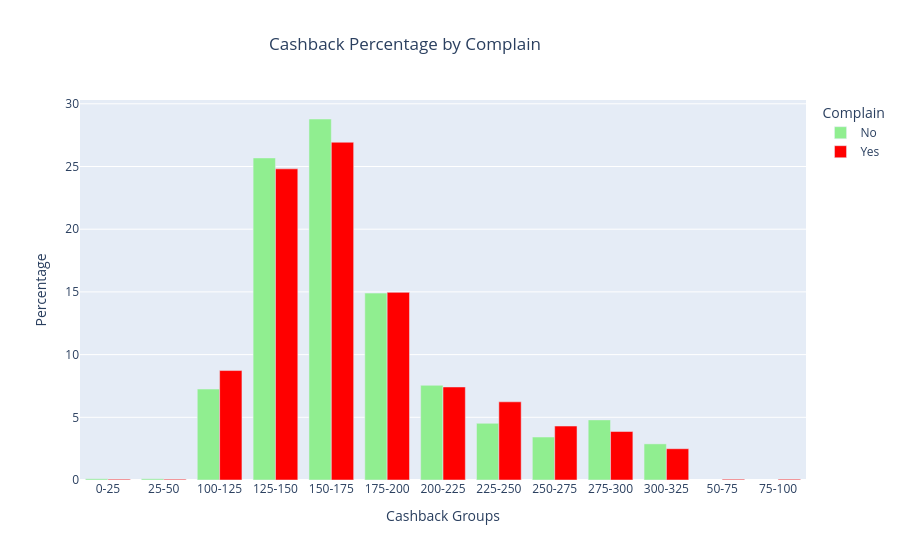

This figure's notebook cell:
### Code cell
# CashbackAmount vs Complain
cashback_by_complain['Complain'] = cashback_by_complain['Complain'].astype(bool)

fig = px.bar(
    cashback_by_complain,
    x='CashbackGroup',
    y='Percentage',
    color='Complain',
    barmode='group',
    color_discrete_map={False: 'lightgreen', True: 'red'},
    labels={
        'CashbackGroup': 'Cashback Group',
        'Percentage': 'Percentage',
        'Complain': 'Complain'
    },
    title='Cashback Percentage by Complain',
    hover_data={'CashbackGroup': True, 'Percentage': ':,.2f', 'Complain': False}
)

fig.for_each_trace(lambda trace: trace.update(name='Yes' if trace.name == 'True' else 'No'))

fig.update_layout(
    xaxis_title='Cashback Groups',
    yaxis_title='Percentage',
    barmode='group',
    title={'x': 0.45}
)

fig.show()

### Figure 1 — Plotly figure (JSON) as saved in the notebook; plotly's stock layout.template omitted (floating-point values rounded to 4 significant figures)
{"data": [{"alignmentgroup": "True", "customdata": [[false], [false], [false], [false], [false], [false], [false], [false], [false], [false], [false]], "hovertemplate": "Cashback Group=%{x}<br>Percentage=%{y:,.2f}<extra></extra>", "legendgroup": "False", "marker": {"color": "lightgreen", "pattern": {"shape": ""}}, "name": "No", "offsetgroup": "False", "orientation": "v", "showlegend": true, "textposition": "auto", "type": "bar", "x": ["0-25", "25-50", "100-125", "125-150", "150-175", "175-200", "200-225", "225-250", "250-275", "275-300", "300-325"], "xaxis": "x", "y": [0.09935, 0.09935, 7.253, 25.68, 28.79, 14.9, 7.551, 4.521, 3.428, 4.794, 2.881], "yaxis": "y"}, {"alignmentgroup": "True", "customdata": [[true], [true], [true], [true], [true], [true], [true], [true], [true], [true], [true], [true], [true]], "hovertemplate": "Cashback Group=%{x}<br>Percentage=%{y:,.2f}<extra></extra>", "legendgroup": "True", "marker": {"color": "red", "pattern": {"shape": ""}}, "name": "Yes", "offsetgroup": "True", "orientation": "v", "showlegend": true, "textposition": "auto", "type": "bar", "x": ["0-25", "25-50", "50-75", "75-100", "100-125", "125-150", "150-175", "175-200", "200-225", "225-250", "250-275", "275-300", "300-325"], "xaxis": "x", "y": [0.06234, 0.06234, 0.06234, 0.06234, 8.728, 24.81, 26.93, 14.96, 7.419, 6.234, 4.302, 3.865, 2.494], "yaxis": "y"}], "layout": {"barmode": "group", "legend": {"title": {"text": "Complain"}, "tracegroupgap": 0}, "title": {"text": "Cashback Percentage by Complain", "x": 0.45}, "xaxis": {"anchor": "y", "domain": [0, 1], "title": {"text": "Cashback Groups"}}, "yaxis": {"anchor": "x", "domain": [0, 1], "title": {"text": "Percentage"}}}}
